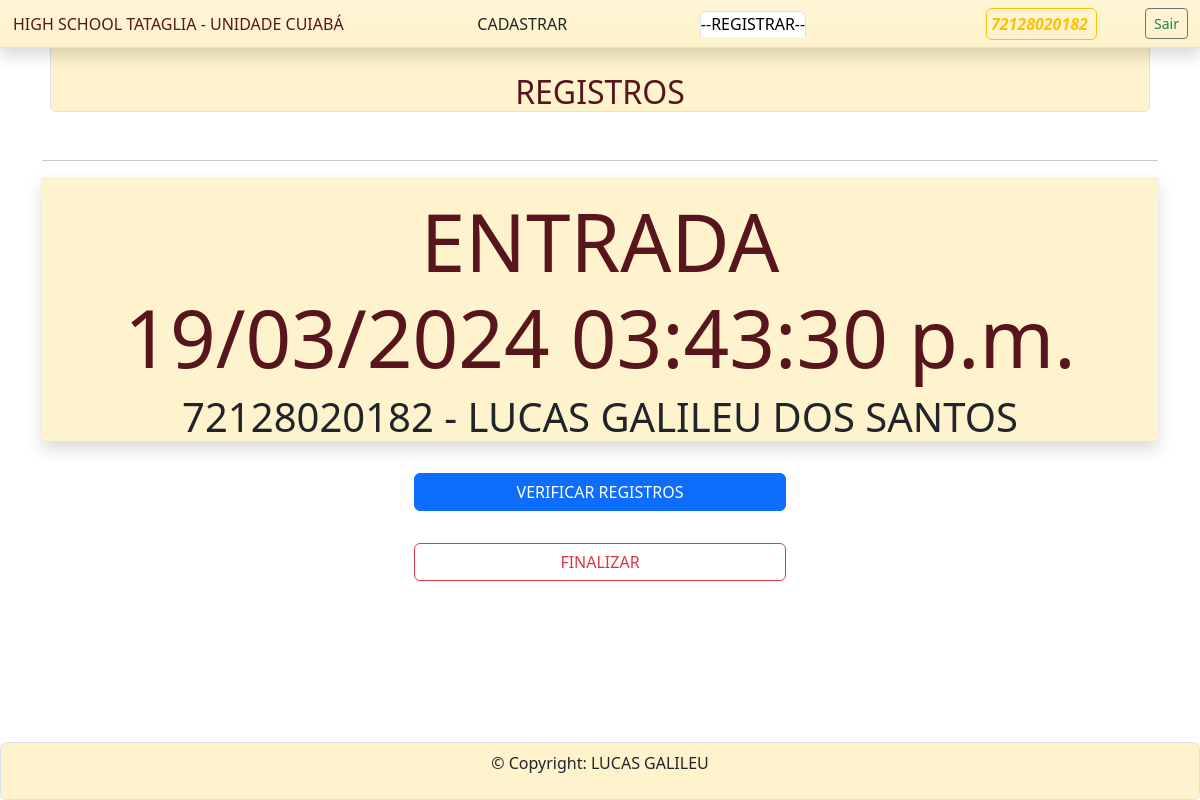
The page /registro_atual/ (signed in) on the database its author committed.
### myapp/models.py (models this page shows, shortened)
class Registro(models.Model):
  id = models.AutoField(primary_key=True)
  entrada = models.BooleanField()
  datahora = models.DateTimeField()
  pessoa = models.ForeignKey(Pessoa, on_delete=models.CASCADE, blank=False)

class Pessoa(models.Model):
  id = models.AutoField(primary_key=True)
  nome = models.CharField(max_length=100, validators=[MinLengthValidator(1)])
  mae = models.CharField(max_length=100, validators=[MinLengthValidator(1)])
  pai = models.CharField(max_length=100, validators=[MinLengthValidator(1)])
  telefone = models.CharField(max_length=15,
                              validators=[
                                  RegexValidator(regex=r'^\d{10,15}$',
                                                 message='Telefone inválido')
                              ])
  nascimento = models.DateField()
  cpf = models.CharField(max_length=11,
                         validators=[
                             MinLengthValidator(11),
                             RegexValidator(regex=r'^\d{11}$',
                                            message='CPF inválido')
                         ],
                         unique=True)
  enderecos = models.ForeignKey(Endereco,
                                on_delete=models.CASCADE,
                                blank=False)
  usuario = models.OneToOneField(User,
                                 related_name='pessoa',
                                 on_delete=models.CASCADE)

### myapp/views.py (the view)
# urls.py: path('registro_atual/', views.registro_atual_view, name='registro_atual_view'),
def registro_atual_view(request):
  username = request.user.username
  pessoa = request.user.pessoa
  registros = Registro.objects.all()[::-1]
  if request.method == 'GET':
    return render(
        request, 'registro_atual.html', {
            'username': username,
            'authenticated': True,
            'registros': registros,
            'pessoa': pessoa,
        })
  else:
    return HttpResponseBadRequest()

### myapp/templates/registro_atual.html (shortened to what this page needs)
{% extends "base2.html" %}
{% block nav %}
<a class="nav-link ml-auto text-danger-emphasis" href='/home'>HIGH SCHOOL TATAGLIA - UNIDADE CUIABÁ</a>
<a class="nav-link" href='/cadastro'>CADASTRAR</a>
<a class="nav-link active" href='/registro'>--REGISTRAR--</a>
{% endblock nav %}
{% block username %}
{% if authenticated %}
<span class="m-5 me-5 text-warning fw-bold fst-italic border border-warning rounded text-center align-middle p-1">
    {{ username }}
</span>
<a class="btn btn-sm btn-outline-secondary text-success" href='/logout'>Sair</a>
{% else %}
<a class="btn btn-sm btn-outline-secondary text-success" href='/login'>Entrar</a>
{% endif %}
{% endblock username %}
{% block test %}
<br>
<h2 class='border rounded pt-5 sticky-bottom text-danger-emphasis bg-warning-subtle text-center m-auto col-11'> REGISTROS </h2>
{% endblock test %}
{% block conteudo %}
<hr>
  <div class='shadow mt-3 mb-3 pt-2 container bg-warning-subtle'>
  <div class="d-flex justify-content-center ">
      <div class="m-2 d-flex align-items-center">
          <div class="display-1 col-12 text-center text-danger-emphasis">
            {% if registros %}
                {% with ultimo_registro=registros.0 %}
                    <div class="display-1 col-12 text-center text-uppercase text-danger-emphasis">
                        {% if ultimo_registro.entrada %}Entrada{% else %}Saída{% endif %}
                    </div>
                    <div class="display-1 col-12 text-center text-danger-emphasis">
                        {{ ultimo_registro.datahora|date:'d/m/Y h:i:s a' }}
                    </div>
                {% endwith %}
            {% endif %}
          </div>
      </div>
  </div>
    {% if username == pessoa.cpf %}
  <div class="row">
      <div class="col-12">
          <div class="d-flex justify-content-center align-items-center">
              <div class="display-6 text-center">
                  <div class='font-weight-bold text-uppercase'>{{ pessoa.cpf }} - {{ pessoa.nome }}</div>
              </div>
          </div>
      </div>
  </div>
    {% endif %}
</div>
<div class="d-flex justify-content-center align-items-center">
    <a class='btn btn-primary text-center col-md-4 m-3' href='/registro_confirmado'>VERIFICAR REGISTROS</a>
</div>
<div class="d-flex justify-content-center align-items-center">
    <a class='btn btn-outline-danger text-center col-md-4 m-3' href='/logout'>FINALIZAR</a>
</div>
{% endblock conteudo %}

### rows shown on the page
Registro: datahora "19/03/2024 03:43:30 p.m."
Pessoa: cpf "72128020182", nome "LUCAS GALILEU DOS SANTOS"

### other values the page prints
{{ username }} "72128020182"
